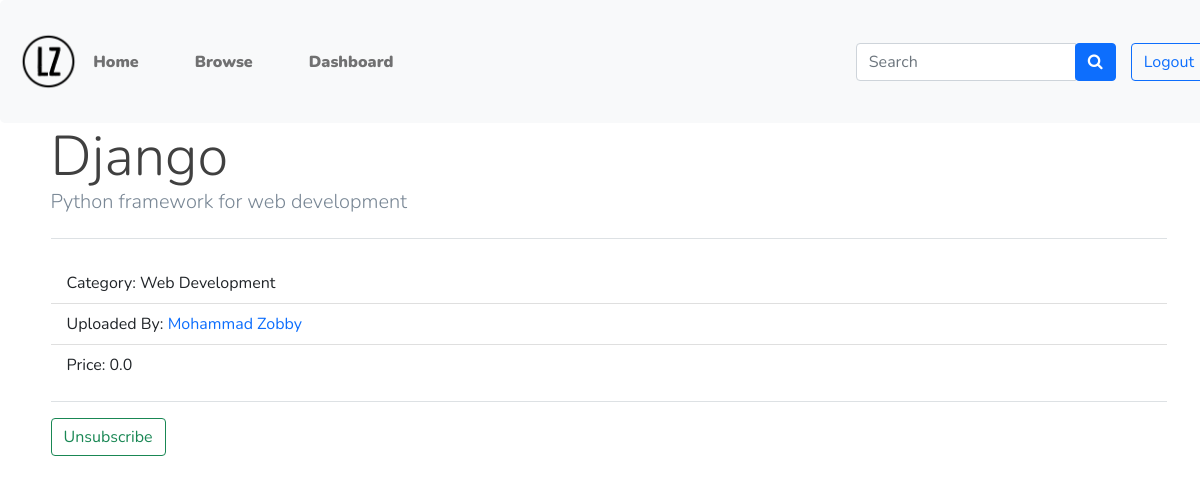
Screenshot of /course/1/ (signed in) with the database file from the repository.
### main/models.py (models this page shows, shortened)
class Course(models.Model):
    name = models.CharField(max_length=100)
    uploaded_by = models.ForeignKey(Teacher, on_delete=models.CASCADE)
    description = models.TextField(max_length=1000)
    category = models.ForeignKey(Categories, on_delete=models.SET_NULL, null=True)
    price = models.FloatField(default=0.0)
    approved = models.BooleanField(default=False)
    approval_message = models.CharField(max_length=200, null=True, blank=True)
    def check_subscription(self, user):
        student = Student.objects.get(user=user)
        try:
            s=Subscription.objects.get(student=student, course=self)
            if s.flag==True:
                return True
            else:
                return False
        except:
            return False

class Categories(models.Model):
    name = models.CharField(max_length=20)
    def __str__(self):
        return self.name

class Teacher(models.Model):
    user = models.OneToOneField(User, on_delete=models.CASCADE)
    cv = models.FileField(upload_to='cvs/')
    bio = models.CharField(null=True, max_length=100, blank=True)
    address = models.CharField(max_length=100, blank=True)
    photo = models.FileField(null=True, blank=True)
    phone = models.CharField(null=True, max_length=20, blank=True)
    approved = models.BooleanField(default=False)

class User(AbstractUser):
  USER_TYPE_CHOICES = (
      (1, 'student'),
      (2, 'teacher'),
      (3, 'admin'),
  )
  user_type = models.PositiveSmallIntegerField(choices=USER_TYPE_CHOICES, default=3)

### main/views.py (the view, shortened to what this page needs)
# urls.py: path('course/<str:id>/', views.course, name='course_details'),
def course(request, id):
    course = models.Course.objects.get(id=id)
    if request.user.is_authenticated:
        if request.user.user_type==1:
            context={
                'course' : models.Course.objects.get(id=id)
            }
            return render(request, 'student/course.html', context)
    else:
        context={
                'course' : course
            }
        return render(request, 'student/course.html', context)

### main/templatetags/tags.py (called while the page is built)
@register.simple_tag
def check_subscription(course, user):
    if course.check_subscription(user):
        return True
    return False

### main/templates/student/course.html (shortened to what this page needs)
{% extends '../base.html'%}
{% load tags%}
{% load static %}
{% block content %}
<div class="jumbotron container">
    <h1 class="display-4">{{course.name}}</h1>
    <p class="lead">{{course.description}}</p>
    <hr class="my-4">
    <p>
        <ul class="list-group list-group-flush">
            <li class="list-group-item">Category: {{course.category}}</li>
            <li class="list-group-item">Uploaded By: <a style="text-decoration: none;" href="{% url 'view_teacher' course.uploaded_by.user.username %}">{{course.uploaded_by.user.first_name}} {{course.uploaded_by.user.last_name}}</a></li>
            <li class="list-group-item">Price: {{course.price}}</li>
          </ul>
          <hr>
    </p>
    {% if request.user.user_type is 1 %}
      {% check_subscription course request.user as subscription %}
      <button class="btn btn-outline-success" onclick="payment_confirm('{% if subscription %}unsubscribe{%else%}subscribe{%endif%}')">{% if subscription %}Unsubscribe{%else%}Subscribe{%endif%}</button>
    {% endif %}
  </div>
{% endblock %}

### main/static/css/style.css (style rules this page uses)
body { font-family: "Nunito", sans-serif; font-weight: normal; font-style: normal; color: #798795; overflow-X: hidden; }
* { margin: 0; padding: 0; -webkit-box-sizing: border-box; -moz-box-sizing: border-box; box-sizing: border-box; }
i, span, a { display: inline-block; }
h1, h2, h3, h4, h5, h6 { font-family: "Nunito", sans-serif; font-weight: 800; color: #404040; margin: 0px; }
h1 { font-size: 48px; }
ul, ol { margin: 0px; padding: 0px; list-style-type: none; }
p { font-size: 14px; font-weight: 400; line-height: 24px; color: #798795; margin: 0px; font-family: "Nunito", sans-serif; }

### rows the page displays
Course: name "Django", description "Python framework for web development", category "Web Development", uploaded_by.user.first_name "Mohammad", uploaded_by.user.last_name "Zobby", price "0.0"
